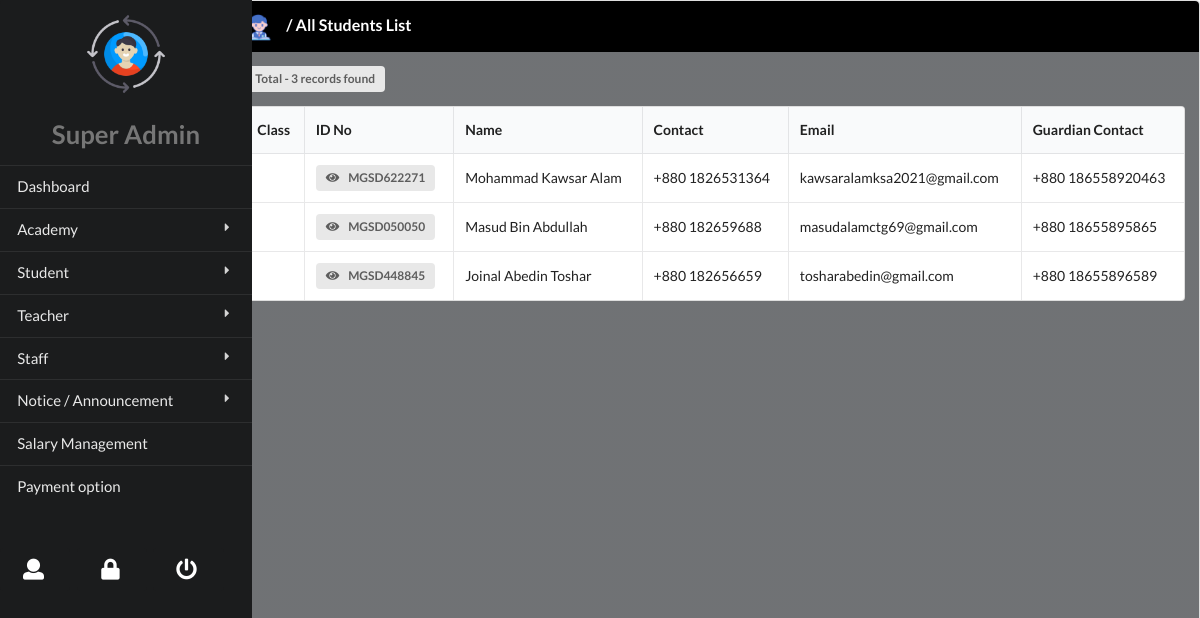
Screenshot of /superadmin/students/ with the database file from the repository.
### superadminmanagement/models.py (models this page shows, shortened)
class StudentInfo(models.Model):
    student_id = models.CharField(max_length=10, default="MGSD"+generate_id,  unique=True, verbose_name="Student ID -Genereated")
    firstname = models.CharField(max_length=20, verbose_name="First Name")
    lastname = models.CharField(max_length=20, verbose_name="Last Name")
    fathername = models.CharField(max_length=20, verbose_name="Father's Name")
    mothername = models.CharField(max_length=20, verbose_name="Mother's Name")
    address = models.TextField(default="", verbose_name="Permanent Address")
    guardian_phone = models.CharField(max_length=20, verbose_name="Guardian Phone Number")
    student_phone = models.CharField(max_length=20, verbose_name="Student Phone Number")
    student_email = models.EmailField(max_length=40, verbose_name="Email Address (If any)", blank=True)
    profile_image = models.ImageField(upload_to="students/", null=True, blank=True)

### superadminmanagement/views.py (the view)
# urls.py: path('students/', views.AllStudent.as_view(), name="allstudent"),
class AllStudent(ListView):
    model = StudentInfo
    template_name = 'superadmin/student/allStudent.html'
    context_object_name = 'allstudent'
    totalstudent = StudentInfo.objects.count()
    def get_context_data(self, **kwargs):
        context = super().get_context_data(**kwargs)
        context['totalstudent'] = self.totalstudent
        return context

### templates/superadmin/student/allStudent.html (shortened to what this page needs)
{% extends 'superadmin/menu.html' %}
{% load static %}
{% block body %}
<div class="thirteen wide column" style="z-index: 99;">
    <div class="ui segments">
        <h2 class="ui segment bg-black large block header">
            <img src="{% static '/img/student.png' %}" alt="" class="ui mini image"> / All Students List
        </h2>
        <div class="ui inverted secondary segment" style="height: 92vh;">
            <h4 class="ui label">Total - {{totalstudent}} records found</h4>
            <table class="ui celled table">
                <thead>
                    <tr>
                        <th>Class</th>
                        <th>ID No</th>
                        <th>Name</th>
                        <th>Contact</th>
                        <th>Email</th>
                        <th>Guardian Contact</th>
                    </tr>
                </thead>
                <tbody>
                    {% for student in allstudent %}
                    <tr>
                        <td>{{student.class}}</td>
                        <td><a href="{% url 'superadmin:studentdetail' pk=student.pk %}" class="ui compact label"><i class="eye icon"></i>{{student.student_id}}</a></td>
                        <td>{{student.firstname}} {{student.lastname}}</td>
                        <td>{{student.student_phone}}</td>
                        <td>{{student.student_email}}</td>
                        <td>{{student.guardian_phone}}</td>
                    </tr>
                    {% endfor %}
                </tbody>
            </table>
        </div>
    </div>
</div>
{% endblock %}

### static/css/main.css (style rules this page uses)
.bg-black { background-color: black !important; color: #fff !important; }
.header { z-index: 1000; }

### rows the page displays
StudentInfo: student_id "MGSD622271", firstname "Mohammad Kawsar", lastname "Alam", student_phone "+880 1826531364", student_email "kawsaralamksa2021@gmail.com", guardian_phone "+880 186558920463"
StudentInfo: student_id "MGSD050050", firstname "Masud Bin", lastname "Abdullah", student_phone "+880 182659688", student_email "masudalamctg69@gmail.com", guardian_phone "+880 18655895865"
StudentInfo: student_id "MGSD448845", firstname "Joinal Abedin", lastname "Toshar", student_phone "+880 182656659", student_email "tosharabedin@gmail.com", guardian_phone "+880 18655896589"

### other values shown
{{ totalstudent }} "3"
